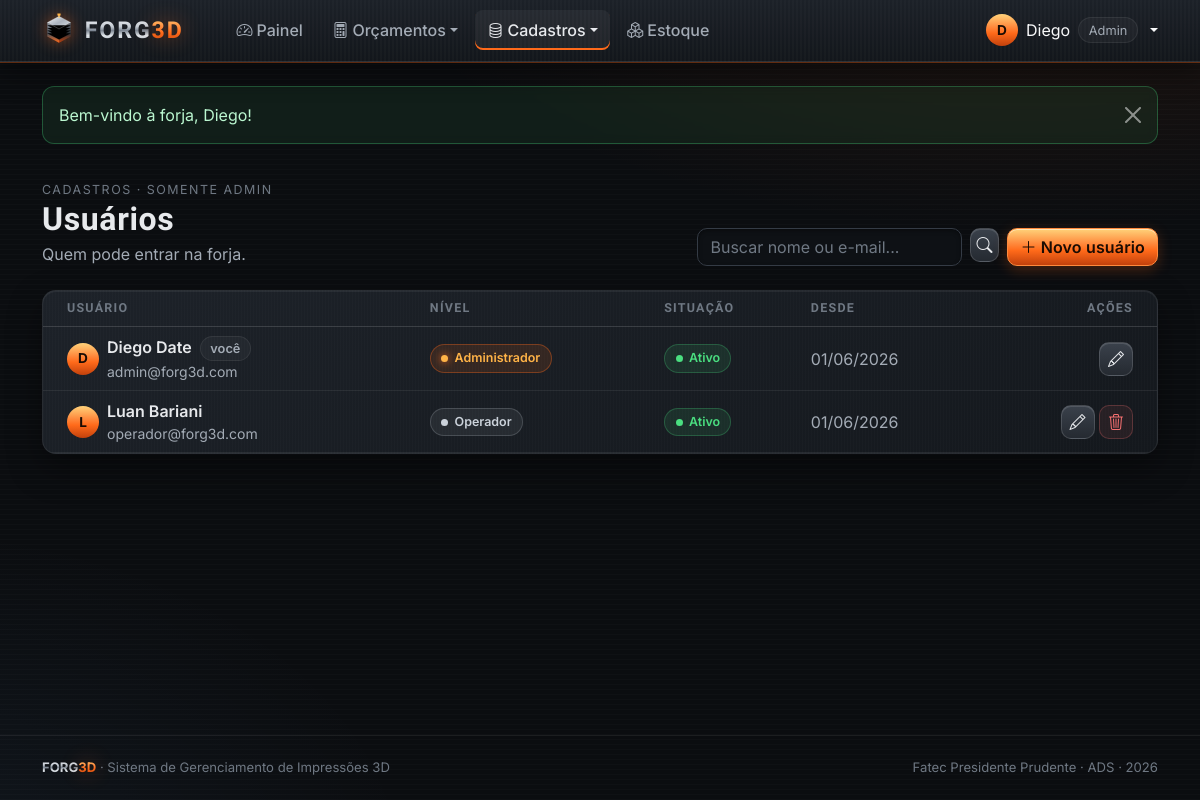
The page /view/verUsuario.php (signed in) on the database its author committed.
### tables this page shows
CREATE TABLE usuarios (
  id        INT AUTO_INCREMENT PRIMARY KEY,
  nome      VARCHAR(100) NOT NULL,
  email     VARCHAR(120) NOT NULL UNIQUE,
  senha     VARCHAR(255) NOT NULL,
  nivel     ENUM('admin','operador') NOT NULL DEFAULT 'operador',
  ativo     TINYINT(1) NOT NULL DEFAULT 1,
  criado_em DATETIME NOT NULL DEFAULT CURRENT_TIMESTAMP
);

### processamento/sessao.php (called while the page is built, shortened)
<?php
require_once __DIR__ . '/funcoesBD.php';
function usuarioLogado(): ?array
{
    return $_SESSION['usuario'] ?? null;
}
function pegarAviso(): ?array
{
    $a = $_SESSION['aviso'] ?? null;
    return $a;
}

### processamento/funcoesBD.php (called while the page is built, shortened)
<?php
function conectar(): PDO
{
    static $pdo = null;
    if ($pdo === null) {
        $dsn = 'mysql:host=' . DB_HOST . ';dbname=' . DB_NOME . ';charset=utf8mb4';
        try {
            $pdo = new PDO($dsn, DB_USUARIO, DB_SENHA, [
                PDO::ATTR_ERRMODE            => PDO::ERRMODE_EXCEPTION,
                PDO::ATTR_DEFAULT_FETCH_MODE => PDO::FETCH_ASSOC,
                PDO::ATTR_EMULATE_PREPARES   => false,
            ]);
        } catch (PDOException $e) {
            http_response_code(500);
            die('<h3 style="font-family:sans-serif">Não foi possível conectar ao banco "' . DB_NOME
                . '". Verifique se o MySQL do XAMPP está ligado e se o arquivo banco/forg3d.sql foi importado no phpMyAdmin.</h3>');
        }
    }
    return $pdo;
}
function consultar(string $sql, array $params = []): array
{
    $st = conectar()->prepare($sql);
    $st->execute($params);
    return $st->fetchAll();
}
function listarUsuarios(string $busca = ''): array
{
    return consultar('SELECT id, nome, email, nivel, ativo, criado_em FROM usuarios
                      WHERE nome LIKE ? OR email LIKE ? ORDER BY nome', ["%$busca%", "%$busca%"]);
}
function h($texto): string
{
    return htmlspecialchars((string) $texto, ENT_QUOTES, 'UTF-8');
}
function dataBR($data, bool $hora = false): string
{
    return date($hora ? 'd/m/Y H:i' : 'd/m/Y', strtotime($data));
}

### view/verUsuario.php (the view, shortened to what this page needs)
<?php
require_once '../processamento/sessao.php';
$busca = trim($_GET['busca'] ?? '');
$usuarios = listarUsuarios($busca);
$meuId = usuarioLogado()['id'];
$pagina = 'cadastros';
require 'includes/topo.php';
?>
<div class="f-cabecalho">
    <div>
        <span class="f-mini">Cadastros · somente admin</span>
        <h1>Usuários</h1>
        <p>Quem pode entrar na forja.</p>
    </div>
    <div class="d-flex flex-wrap gap-2">
        <form class="f-busca d-flex gap-2" method="GET">
            <input class="form-control" name="busca" value="<?= h($busca) ?>" placeholder="Buscar nome ou e-mail...">
            <button class="btn btn-aco btn-icone" type="submit" aria-label="Buscar"><i class="bi bi-search"></i></button>
        </form>
        <a href="cadastroUsuario.php" class="btn btn-forja"><i class="bi bi-plus-lg me-1"></i>Novo usuário</a>
    </div>
</div>
<div class="f-card p-0 overflow-hidden">
    <div class="table-responsive">
        <table class="table f-tabela table-hover f-tab-usuarios">
            <thead><tr><th class="ps-4">Usuário</th><th>Nível</th><th>Situação</th><th>Desde</th><th class="text-end pe-4">Ações</th></tr></thead>
            <tbody>
            <?php foreach ($usuarios as $us): ?>
                <tr>
                    <td class="ps-4">
                        <div class="d-flex align-items-center gap-2">
                            <span class="f-avatar"><?= h(mb_strtoupper(mb_substr($us['nome'], 0, 1))) ?></span>
                            <div>
                                <div class="fw-semibold"><?= h($us['nome']) ?> <?= $us['id'] == $meuId ? '<span class="f-chip ms-1">você</span>' : '' ?></div>
                                <div class="small f-muted"><?= h($us['email']) ?></div>
                            </div>
                        </div>
                    </td>
                    <td><?= $us['nivel'] === 'admin' ? '<span class="f-status f-status-em_producao">Administrador</span>' : '<span class="f-status f-status-pendente">Operador</span>' ?></td>
                    <td><?= $us['ativo'] ? '<span class="f-status f-status-concluido">Ativo</span>' : '<span class="f-status f-status-cancelado">Inativo</span>' ?></td>
                    <td class="f-muted"><?= dataBR($us['criado_em']) ?></td>
                    <td class="text-end pe-4 text-nowrap">
                        <a class="btn btn-aco btn-icone" href="cadastroUsuario.php?id=<?= $us['id'] ?>" title="Editar"><i class="bi bi-pencil"></i></a>
                        <?php if ($us['id'] != $meuId): ?>
                        <form class="d-inline" action="../processamento/processamento.php" method="POST" data-confirmar="Excluir o usuário <?= h($us['nome']) ?>?">
                            <button class="btn btn-perigo btn-icone" type="submit" title="Excluir"><i class="bi bi-trash3"></i></button>
                        </form>
                        <?php endif; ?>
                    </td>
                </tr>
            <?php endforeach; ?>
            </tbody>
        </table>
    </div>
</div>
<?php require 'includes/rodape.php'; ?>

### view/includes/topo.php (shortened to what this page needs)
<?php
$pagina  = $pagina ?? '';
$semMenu = $semMenu ?? false;
$u = usuarioLogado();
$aviso = pegarAviso();
function ativo(string $item, string $pagina): string
{
    return $item === $pagina ? ' active' : '';
}
?>
<!DOCTYPE html>
<html lang="pt-BR" data-bs-theme="dark">
<head>
    <link rel="stylesheet" href="https://cdn.jsdelivr.net/npm/bootstrap@5.3.3/dist/css/bootstrap.min.css">
    <link rel="stylesheet" href="https://cdn.jsdelivr.net/npm/bootstrap-icons@1.11.3/font/bootstrap-icons.min.css">
    <link rel="stylesheet" href="../css/forg3d.css">
</head>
<body<?= $semMenu ? ' class="f-login-pagina"' : '' ?>>
<?php if (!$semMenu && $u): ?>
<nav class="navbar navbar-expand-lg f-navbar sticky-top">
    <div class="container-xl">
        <a class="f-logo navbar-brand" href="home.php">
            <img src="../img/logo.svg" alt="">
            <span><span class="f-texto-aco">FORG</span><span class="f-texto-brasa">3D</span></span>
        </a>
        <div class="collapse navbar-collapse" id="menu">
            <ul class="navbar-nav me-auto ms-lg-4 gap-lg-1">
                <li class="nav-item"><a class="nav-link<?= ativo('home', $pagina) ?>" href="home.php"><i class="bi bi-speedometer2 me-1"></i>Painel</a></li>
                <li class="nav-item dropdown">
                    <a class="nav-link dropdown-toggle<?= ativo('orcamentos', $pagina) ?>" href="#" data-bs-toggle="dropdown"><i class="bi bi-calculator me-1"></i>Orçamentos</a>
                </li>
                <li class="nav-item dropdown">
                    <a class="nav-link dropdown-toggle<?= ativo('cadastros', $pagina) ?>" href="#" data-bs-toggle="dropdown"><i class="bi bi-database me-1"></i>Cadastros</a>
                </li>
                <li class="nav-item"><a class="nav-link<?= ativo('estoque', $pagina) ?>" href="estoque.php"><i class="bi bi-boxes me-1"></i>Estoque</a></li>
            </ul>
            <div class="dropdown">
                <a href="#" class="d-flex align-items-center gap-2 text-decoration-none dropdown-toggle text-light" data-bs-toggle="dropdown">
                    <span class="f-avatar"><?= h(mb_strtoupper(mb_substr($u['nome'], 0, 1))) ?></span>
                    <span class="d-none d-md-inline"><?= h(explode(' ', $u['nome'])[0]) ?></span>
                    <span class="f-chip d-none d-md-inline-flex"><?= $u['nivel'] === 'admin' ? 'Admin' : 'Operador' ?></span>
                </a>
            </div>
        </div>
    </div>
</nav>
<?php endif; ?>
<main class="<?= $semMenu ? 'f-login-caixa' : 'container-xl pb-4' ?>">
<?php if ($aviso): ?>
    <div class="alert alert-<?= h($aviso['tipo']) ?> alert-dismissible f-flash <?= $semMenu ? 'mb-3' : 'mt-4 mb-0' ?>" role="alert">
        <?= h($aviso['texto']) ?>
        <button type="button" class="btn-close" data-bs-dismiss="alert" aria-label="Fechar"></button>
    </div>
<?php endif; ?>

### rows shown on the page
usuarios: nome "D", nome "Diego", nome "Diego Date", shows "você", email "admin@forg3d.com", nivel "Administrador", ativo "Ativo", criado_em "01/06/2026"
usuarios: nome "L", nome "Luan Bariani", email "operador@forg3d.com", nivel "Operador", ativo "Ativo", criado_em "01/06/2026"

### other values the page prints
$aviso['texto'] "Bem-vindo à forja, Diego!"
